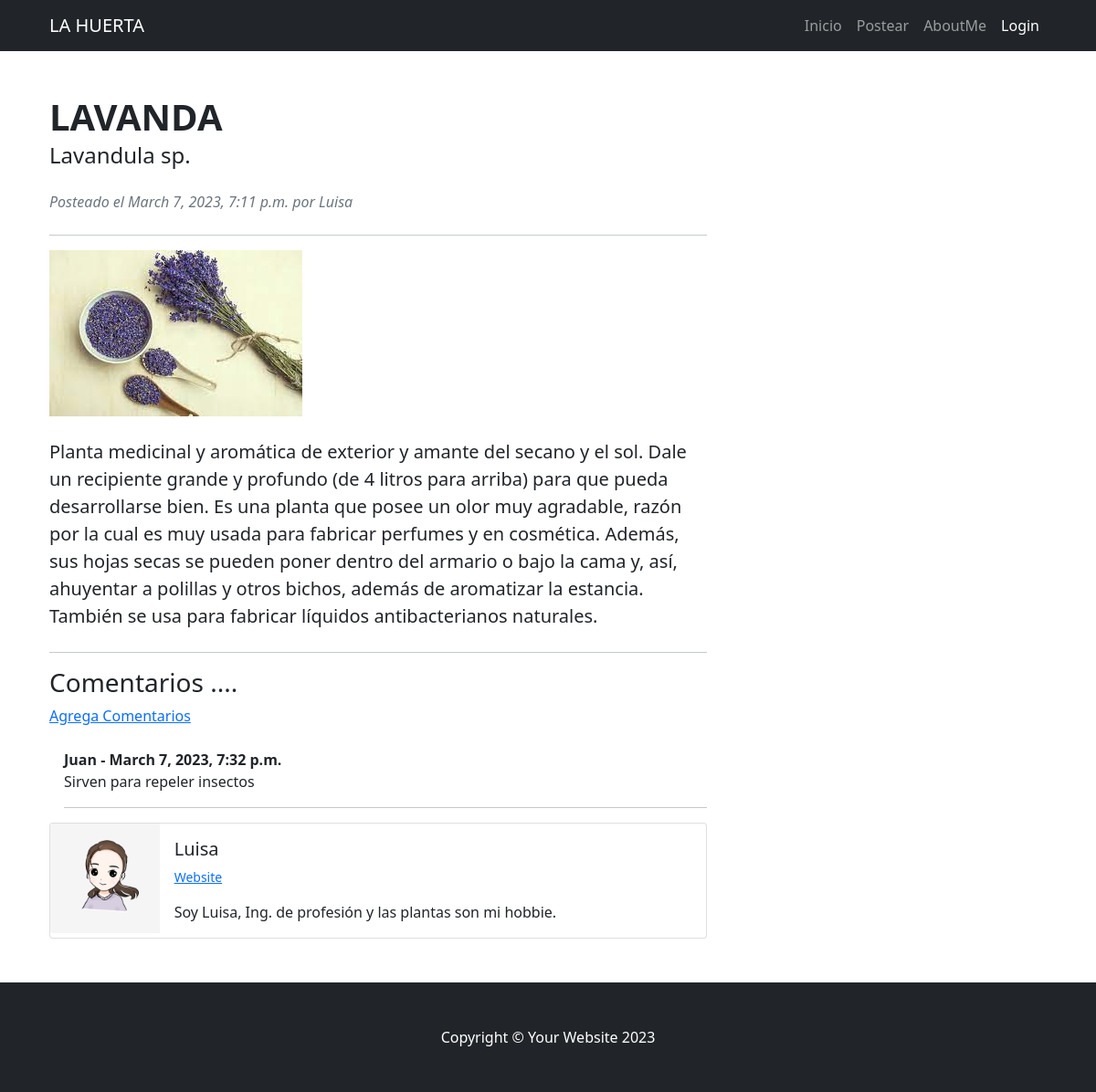
The page /posteo-detalle/13 on the database as committed earlier.
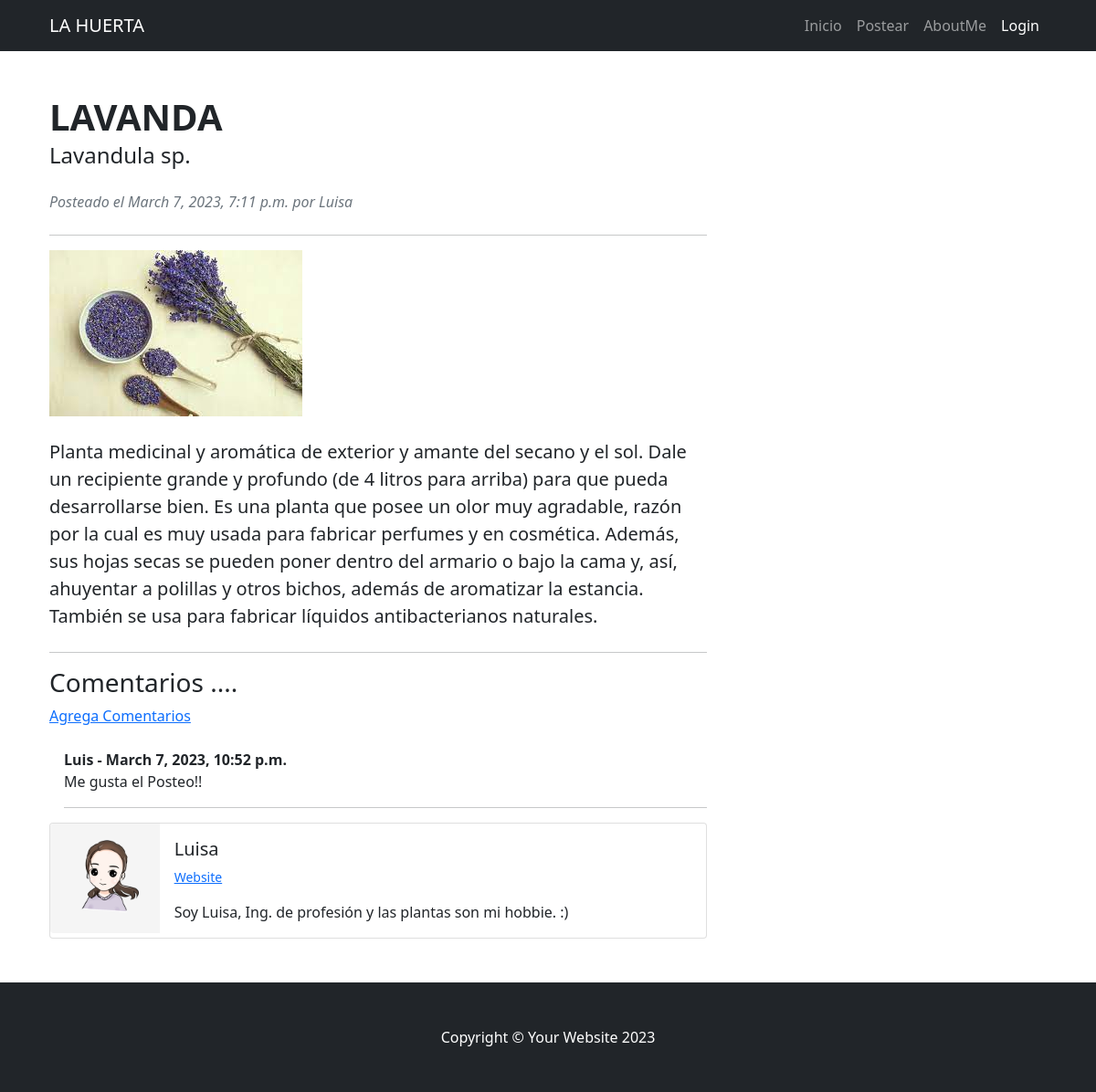
The same page on the database as committed later.
### AppCoder/models.py (models this page shows, shortened)
class Posteo (models.Model):
    titulo=models.CharField(max_length=255)
    subtitulo=models.CharField(max_length=255)
    autor=models.ForeignKey(User, on_delete=models.CASCADE)
    imagen=models.ImageField(null=True, blank=True, upload_to="imagenes/")
    cuerpo=models.TextField()
    fecha=models.DateTimeField(auto_now_add=True)

class Comentario (models.Model):
    posteo=models.ForeignKey(Posteo, related_name="comentarios", on_delete=models.CASCADE)
    nombre=models.CharField(max_length=255)
    cuerpo= models.TextField()
    fecha=models.DateTimeField(auto_now_add=True)

class Perfil (models.Model):
    user=models.OneToOneField(User,null=True, on_delete=models.CASCADE)
    bio=models.TextField()
    perfil_pic=models.ImageField(null=True, blank=True, upload_to="imagenes/perfil/")
    web_url=models.CharField(max_length=255, null=True, blank=True)

### AppCoder/views.py (the view)
# urls.py: path('posteo-detalle/<int:pk>', PosteoDetalleView.as_view() , name='posteo-detalle'),
class PosteoDetalleView (DetailView):
    model=Posteo
    template_name="AppCoder/posteo-detalle.html"

### AppCoder/templates/AppCoder/posteo-detalle.html (shortened to what this page needs)
{% extends 'AppCoder/padre.html' %}
{% load static %}
{% block titulo %}
{{posteo.titulo}}
<h4>{{posteo.subtitulo}}</h4>
{% endblock %}
  {%block contenido %}
  <header class="mb-4">
  <div class="text-muted fst-italic mb-2">Posteado el {{posteo.fecha}} por {{posteo.autor}}</div>
  </header>
  <hr>
  {% if posteo.imagen %}
        <img src="{{posteo.imagen.url}}"> <br> <br>
  {% endif %}
  <p class="fs-5 mb-4"> {{posteo.cuerpo}}</p>
  <hr>
  <h3>Comentarios ....</h3>
  <a href="{% url 'add-comentarios' posteo.pk %}"> Agrega Comentarios </a>
  <br> <br>
      {% for comentario in posteo.comentarios.all %}
            <div class="ms-3">
                <div class="fw-bold">{{ comentario.nombre }} - {{ comentario.fecha }}</div>
                    <p>{{ comentario.cuerpo }} </p>
                <hr/>
            </div>
      {%endfor%}
      <div class="card mb-3">
        <div class="row g-0">
          <div class="col-md-2">
            {% if posteo.autor.perfil.perfil_pic %}
                <img src="{{posteo.autor.perfil.perfil_pic.url}}"class="img-fluid rounded-start" >
            {% else %}
                <img src="{% static 'AppCoder/imagen/default.jpg' %}"class="img-fluid rounded-start" >
            {% endif %}
        </div>
          <div class="col-md-10">
            <div class="card-body">
              <h5 class="card-title">{{posteo.autor}}</h5>
              {% if posteo.autor.perfil.web_url %}
                <p class="small text-muted"> <a href="{{posteo.autor.perfil.web_url}}"> Website </a> </small></p>
              {% endif %}
              <p class="card-text">{{posteo.autor.perfil.bio}}</p>
            </div>
          </div>
        </div>
      </div>
  {% endblock %}

### AppCoder/templates/AppCoder/padre.html (shortened to what this page needs)
<!DOCTYPE html>
<html lang="en">
    <head>
        {% load static %}
        <link href="https://cdn.jsdelivr.net/npm/bootstrap@5.3.0-alpha1/dist/css/bootstrap.min.css" rel="stylesheet">
        <link href="{% static 'AppCoder/css/styles.css' %}"rel="stylesheet" />
    </head>
    <body>
        <nav class="navbar navbar-expand-lg navbar-dark bg-dark">
            <div class="container">
                <a class="navbar-brand" href="{% url 'inicio' %}">LA HUERTA</a>
                <div class="collapse navbar-collapse" id="navbarSupportedContent">
                    <ul class="navbar-nav ms-auto mb-2 mb-lg-0">
                        <li class="nav-item"><a class="nav-link" href="{% url 'inicio' %}">Inicio</a>
                        <li class="nav-item"><a class="nav-link" href="{% url 'add-posteo' %}">Postear</a></li>
                        <li class="nav-item"><a class="nav-link" href="{% url 'aboutme'%}">AboutMe</a></li>
                        {% if user.is_authenticated %}
                        <li class="nav-item dropdown">
                            <a class="nav-link dropdown-toggle" href="#" type="button" id="dropdownMenuButton" data-bs-toggle="dropdown" aria-haspopup="true" aria-expanded="false">
                              Perfil
                            </a>
                            <ul class="dropdown-menu" aria-labelledby="dropdownMenuButton">
                              <li><a class="dropdown-item" href="{% url 'perfil'%}">Settings</a></li>
                              {% if user.perfil.id %}
                                <li><a class="dropdown-item" href="{% url 'editarperfil' user.perfil.id %}">Editar </a></li>
                              {% else%}
                                <li><a class="dropdown-item" href="{% url 'crearperfil' %}"> Crear </a></li>
                              {%endif%}
                            </ul>
                        </li>
                        <li class="nav-item"><a class="nav-link active" aria-current="page" href="{% url 'logout'%}"> Logout</a></li>
                        {% else %}
                        <li class="nav-item"><a class="nav-link active" aria-current="page" href="{% url 'login'%}">Login</a></li>
                        {% endif %}
                    </ul>
                </div>
            </div>
        </nav>
        <div class="container mt-5">
            <div class="row">
                <div class="col-lg-8">
                    <div>
                         <article>
                        <header class="mb-4">
                        <h1 class="fw-bolder mb-1">{% block titulo %} {% endblock %}</h1>
                        </header>
                        <section class="mb-5">
                            {% block contenido %}
                            {% endblock %}
                        </section>
                        </article>
                     </div>
                </div>
            </div>
        </div>
        <footer class="py-5 bg-dark">
            <div class="container"><p class="m-0 text-center text-white">Copyright &copy; Your Website 2023</p></div>
        </footer>
    </body>
</html>

Rows that differ between the two databases and show on the page:
removed Comentario: nombre "Juan", fecha "March 7, 2023, 7:32 p.m.", cuerpo "Sirven para repeler insectos"
changed through a linked row, Posteo "LAVANDA": autor.perfil.bio "Soy Luisa, Ing. de profesión y las plantas son mi hobbie." → "Soy Luisa, Ing. de profesión y las plantas son mi hobbie. :)"
added Comentario: nombre "Luis", fecha "March 7, 2023, 10:52 p.m.", cuerpo "Me gusta el Posteo!!"
